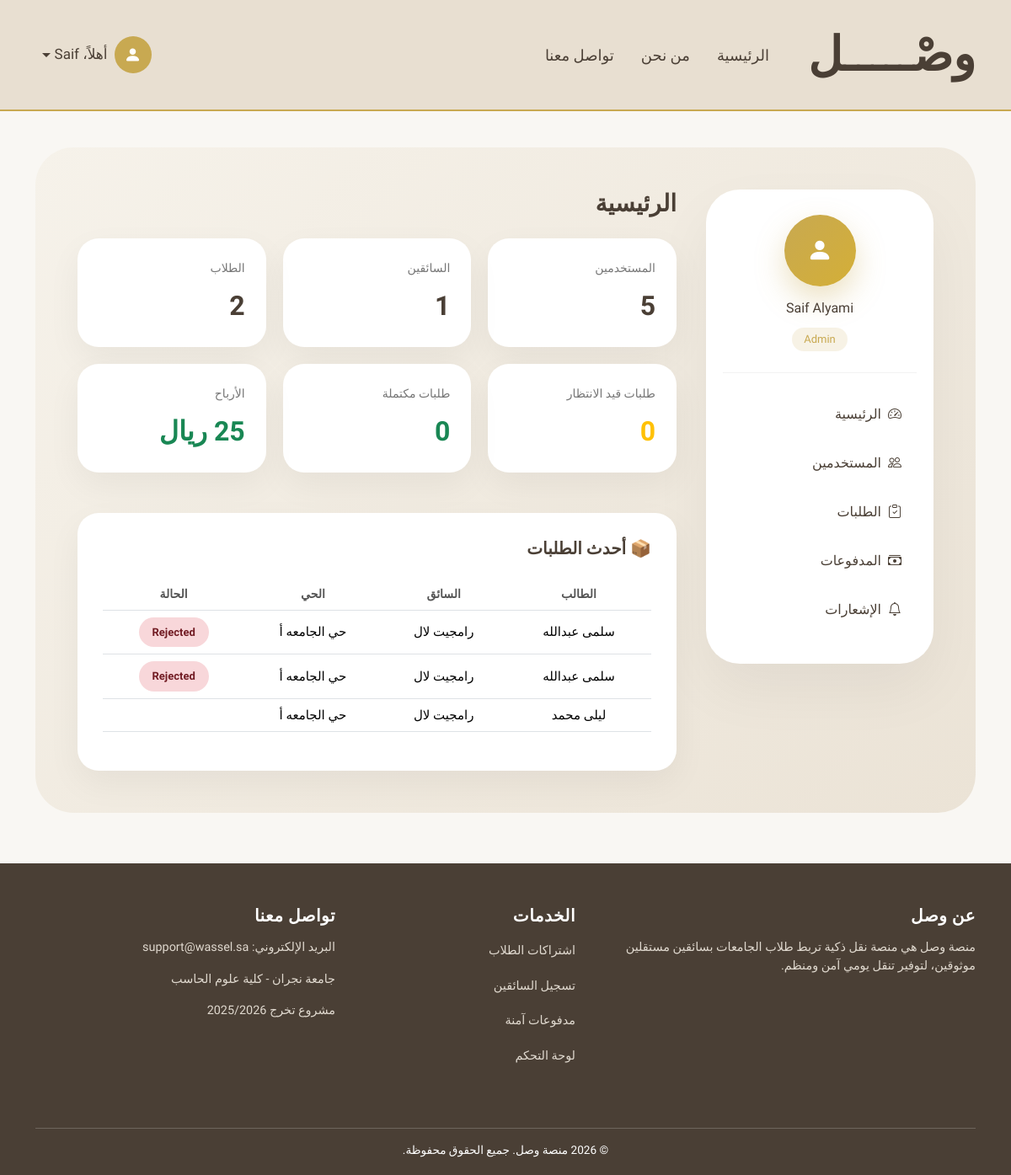
Screenshot of /admin-panel/ (signed in) with the database file from the repository.
### accounts/models.py (models this page shows, shortened)
class User(AbstractUser):
    username = None  # حذفنا username رسميًا
    ROLE_CHOICES = (
        ('student', 'طالب'),
        ('driver', 'سائق'),
        ('admin', 'مدير'),  # 🔥 الجديد
    )
    STATUS_CHOICES = (
        ('active', 'Active'),
        ('banned', 'Banned'),
    )
    ADMIN_LEVELS = (
        (1, "Super Admin"),
        (2, "Manager"),
    )
    admin_level = models.IntegerField(
        choices=ADMIN_LEVELS,
        null=True,
        blank=True
    )
    email = models.EmailField(unique=True)
    role = models.CharField(
        max_length=20,
        choices=ROLE_CHOICES,
        default='student'
    )
    phone = models.CharField(max_length=20)
    city = models.ForeignKey(
        City,
        on_delete=models.PROTECT,
        related_name="users",
        verbose_name="المدينة"
    )
    status = models.CharField(
        max_length=20,
        choices=STATUS_CHOICES,
        default='active'
    )
    USERNAME_FIELD = "email"
    REQUIRED_FIELDS = ["first_name", "last_name", "phone"]
    objects = CustomUserManager()
    @property
    def full_name(self):
        return f"{self.first_name} {self.last_name}"

### subscriptions/models.py (models this page shows, shortened)
class SubscriptionRequest(models.Model):
    STATUS_CHOICES = (
        ("pending", "Pending"),
        ("approved", "Approved"),
        ("rejected", "Rejected"),
        ("cancelled", "Cancelled"),
    )
    student = models.ForeignKey(
        StudentProfile,
        on_delete=models.CASCADE,
        related_name="subscription_requests"
    )
    subscription = models.ForeignKey(
        Subscription,
        on_delete=models.CASCADE,
        related_name="requests"
    )
    status = models.CharField(
        max_length=20,
        choices=STATUS_CHOICES,
        default="pending"
    )
    request_date = models.DateTimeField(auto_now_add=True)
    decision_date = models.DateTimeField(blank=True, null=True)
    price_snapshot = models.DecimalField(
        max_digits=8,
        decimal_places=2,
        blank=True,
        null=True
    )
    note = models.TextField(blank=True, null=True)
    class Meta:
        constraints = [
            models.UniqueConstraint(
                fields=["student", "subscription"],
                condition=Q(status__in=["pending", "approved"]),
                name="unique_active_subscription_request"
            )
        ]

class Subscription(models.Model):
    DURATION_CHOICES = (
        ("monthly", "شهري"),
        ("semester", "فصلي"),
    )
    STATUS_CHOICES = (
        ("active", "Active"),
        ("inactive", "Inactive"),
        ("full", "Full"),
    )
    driver = models.ForeignKey(
        DriverProfile,
        on_delete=models.CASCADE,
        related_name="subscriptions"
    )
    neighborhood = models.CharField(max_length=200)
    price = models.DecimalField(max_digits=8, decimal_places=2)
    seats = models.PositiveIntegerField()
    available_seats = models.PositiveIntegerField()
    duration = models.CharField(
        max_length=20,
        choices=DURATION_CHOICES
    )
    status = models.CharField(
        max_length=20,
        choices=STATUS_CHOICES,
        default="active"
    )
    start_date = models.DateField()
    end_date = models.DateField()
    notes = models.TextField(blank=True, null=True)
    created_at = models.DateTimeField(auto_now_add=True)

### student/models.py (models this page shows, shortened)
class StudentProfile(models.Model):
    GENDER_CHOICES = (
        ("male", "ذكر"),
        ("female", "أنثى"),
    )
    user = models.OneToOneField(
        settings.AUTH_USER_MODEL,
        on_delete=models.CASCADE,
        related_name="student_profile"
    )
    neighborhood = models.CharField(
        max_length=150
    )
    location_url = models.URLField(
        blank=True,
        null=True
    )
    university_name = models.CharField(
        max_length=150
    )
    gender = models.CharField(
        max_length=10,
        choices=GENDER_CHOICES
    )
    created_at = models.DateTimeField(auto_now_add=True)

### driver/models.py (models this page shows, shortened)
class DriverProfile(models.Model):
    VERIFICATION_STATUS = (
        ("incomplete", "Incomplete"),
        ("pending", "Pending"),
        ("approved", "Approved"),
        ("rejected", "Rejected"),
    )
    user = models.OneToOneField(
        settings.AUTH_USER_MODEL,
        on_delete=models.CASCADE,
        related_name="driver_profile"
    )
    id_document_image = models.ImageField(
        upload_to="driver_docs/%Y/%m/",
        blank=True,
        null=True
    )
    driving_license_image = models.ImageField(
        upload_to="driver_docs/%Y/%m/",
        blank=True,
        null=True
    )
    vehicle_registration_image = models.ImageField(
        upload_to="driver_vehicle/%Y/%m/",
        blank=True,
        null=True
    )
    vehicle_insurance_image = models.ImageField(
        upload_to="driver_vehicle/%Y/%m/",
        blank=True,
        null=True
    )
    vehicle_front_image = models.ImageField(
        upload_to="driver_vehicle/%Y/%m/",
        blank=True,
        null=True
    )
    vehicle_back_image = models.ImageField(
        upload_to="driver_vehicle/%Y/%m/",
        blank=True,
        null=True
    )
    vehicle_side_image = models.ImageField(
        upload_to="driver_vehicle/%Y/%m/",
        blank=True,
        null=True
    )
    vehicle_model = models.CharField(
        max_length=100,
        blank=True,
        null=True
    )
    verification_status = models.CharField(
        max_length=20,
        choices=VERIFICATION_STATUS,
        default="incomplete"
    )
    rejection_reason = models.TextField(
        blank=True,
        null=True
    )
    submitted_at = models.DateTimeField(auto_now_add=True)
    updated_at = models.DateTimeField(auto_now=True)
    reviewed_at = models.DateTimeField(blank=True, null=True)

### admin_panel/decorators.py (the view)
        def wrapper(request, *args, **kwargs):
            if request.user.role != "admin":
                return redirect("main:index")
            if request.user.admin_level not in levels:
                return redirect("main:index")
            return view_func(request, *args, **kwargs)

### admin_panel/templates/admin_panel/dashboard.html (shortened to what this page needs)
{% extends "admin_panel/admin_base.html" %}
{% block admin_content %}
<h3 class="mb-4 fw-bold">الرئيسية</h3>
<div class="stats-grid mb-5">
<div class="stat-card">
    <div class="stat-title">المستخدمين</div>
    <div class="stat-number">{{ users_count }}</div>
</div>
<div class="stat-card">
    <div class="stat-title">السائقين</div>
    <div class="stat-number">{{ drivers_count }}</div>
</div>
<div class="stat-card">
    <div class="stat-title">الطلاب</div>
    <div class="stat-number">{{ students_count }}</div>
</div>
<div class="stat-card">
    <div class="stat-title">طلبات قيد الانتظار</div>
    <div class="stat-number text-warning">{{ pending_requests }}</div>
</div>
<div class="stat-card">
    <div class="stat-title">طلبات مكتملة</div>
    <div class="stat-number text-success">{{ completed_requests }}</div>
</div>
<div class="stat-card">
    <div class="stat-title">الأرباح</div>
    <div class="stat-number text-success">{{ total_earnings }} ريال</div>
</div>
</div>
<div class="table-card">
<h5 class="fw-bold mb-4">📦 أحدث الطلبات</h5>
<div class="table-responsive">
    <table class="table align-middle text-center">
        <thead>
            <tr>
                <th>الطالب</th>
                <th>السائق</th>
                <th>الحي</th>
                <th>الحالة</th>
            </tr>
        </thead>
        <tbody>
            {% for req in latest_requests %}
            <tr>
                <td>{{ req.student.user.full_name }}</td>
                <td>{{ req.subscription.driver.user.full_name }}</td>
                <td>{{ req.subscription.neighborhood }}</td>
                <td>
                    {% if req.status == "pending" %}
                        <span class="badge-status pending">Pending</span>
                    {% elif req.status == "approved" %}
                        <span class="badge-status approved">Approved</span>
                    {% elif req.status == "rejected" %}
                        <span class="badge-status rejected">Rejected</span>
                    {% endif %}
                </td>
            </tr>
            {% empty %}
            <tr>
                <td colspan="4" class="text-muted">
                    لا توجد طلبات حالياً
                </td>
            </tr>
            {% endfor %}
        </tbody>
    </table>
</div>
</div>
{% endblock %}

### admin_panel/templates/admin_panel/admin_base.html (shortened to what this page needs)
{% extends "base.html" %}
{% block content %}
<div class="driver-page-bg">
    <div class="driver-layout">
    <div class="driver-sidebar d-none d-lg-block">
        <div class="driver-profile-box">
            <div class="driver-avatar">
                <i class="bi bi-person-fill"></i>
            </div>
            <h6 class="mt-3 mb-1">{{ user.full_name }}</h6>
            <span class="driver-status">Admin</span>
        </div>
        <a href="{% url 'admin_panel:dashboard' %}" class="driver-link">
            <i class="bi bi-speedometer2 me-2"></i>
            الرئيسية
        </a>
        <a href="{% url 'admin_panel:users' %}" class="driver-link">
            <i class="bi bi-people me-2"></i>
            المستخدمين
        </a>
        <a href="{% url 'admin_panel:requests' %}" class="driver-link">
            <i class="bi bi-clipboard-check me-2"></i>
            الطلبات
        </a>
        <a href="{% url 'admin_panel:payments' %}" class="driver-link">
            <i class="bi bi-cash-stack me-2"></i>
            المدفوعات
        </a>
        <a href="#" class="driver-link">
            <i class="bi bi-bell me-2"></i>
            الإشعارات
        </a>
    </div>
    <div class="driver-content">
        {% block admin_content %}{% endblock %}
    </div>
</div>
</div>
{% endblock %}

### templates/base.html (shortened to what this page needs)
{% load static %}
<!DOCTYPE html>
<html lang="ar" dir="rtl">
<head>
    <link href="https://cdn.jsdelivr.net/npm/bootstrap-icons/font/bootstrap-icons.css" rel="stylesheet">
    <link href="https://cdn.jsdelivr.net/npm/bootstrap@5.3.2/dist/css/bootstrap.rtl.min.css" rel="stylesheet">
</head>
<body>
    <nav class="navbar navbar-expand-lg fixed-top custom-navbar">
        <div class="container">
            <a class="navbar-brand" href="{% url 'main:index' %}">وصْـــــل</a>
            <div class="collapse navbar-collapse" id="navbarNav">
                <ul class="navbar-nav align-items-center me-auto">
                    <li class="nav-item mx-2">
                        <a class="nav-link {% if request.resolver_match.url_name == 'index' %}active-link{% endif %}"
                            href="{% url 'main:index' %}">
                            الرئيسية
                        </a>
                    </li>
                    <li class="nav-item mx-2">
                        <a class="nav-link {% if request.resolver_match.url_name == 'about' %}active-link{% endif %}"
                            href="{% url 'main:about' %}">
                            من نحن
                        </a>
                    </li>
                    <li class="nav-item mx-2">
                        <a class="nav-link {% if request.resolver_match.url_name == 'contact' %}active-link{% endif %}"
                            href="{% url 'main:contact' %}">
                            تواصل معنا
                        </a>
                    </li>
                </ul>
                <ul class="navbar-nav align-items-center">
                    {% if user.is_authenticated %}
                    <li class="nav-item dropdown user-dropdown">
                        <a class="nav-link dropdown-toggle d-flex align-items-center user-trigger" href="#"
                            role="button" data-bs-toggle="dropdown" aria-expanded="false">
                            <div class="user-icon">
                                <i class="bi bi-person-fill"></i>
                            </div>
                            <span class="user-name ms-2">
                                أهلاً، {{ user.first_name }}
                            </span>
                        </a>
                    </li>
                    {% endif %}
                </ul>
            </div>
        </div>
    </nav>
    <main class="container">
                    {% block content %}
                    {% endblock %}
    </main>
    <footer>
        <div class="container">
            <div class="row">
                <div class="col-md-5 mb-4">
                    <h5>عن وصل</h5>
                    <p>
                        منصة وصل هي منصة نقل ذكية تربط طلاب الجامعات
                        بسائقين مستقلين موثوقين، لتوفير تنقل يومي آمن ومنظم.
                    </p>
                </div>
                <div class="col-md-3 mb-4">
                    <h5>الخدمات</h5>
                    <ul class="list-unstyled">
                        <li><a href="#">اشتراكات الطلاب</a></li>
                        <li><a href="#">تسجيل السائقين</a></li>
                        <li><a href="#">مدفوعات آمنة</a></li>
                        <li><a href="#">لوحة التحكم</a></li>
                    </ul>
                </div>
                <div class="col-md-4 mb-4">
                    <h5>تواصل معنا</h5>
                    <p>البريد الإلكتروني: support@wassel.sa</p>
                    <p>جامعة نجران - كلية علوم الحاسب</p>
                    <p>مشروع تخرج 2025/2026</p>
                </div>
            </div>
            <div class="footer-bottom">
                © 2026 منصة وصل. جميع الحقوق محفوظة.
            </div>
        </div>
    </footer>
</body>
</html>

### rows the page displays
User: first_name "Saif", full_name "Saif Alyami"
SubscriptionRequest: student.user.full_name "سلمى عبدالله", subscription.driver.user.full_name "رامجيت لال", subscription.neighborhood "حي الجامعه أ", status "Rejected"
SubscriptionRequest: student.user.full_name "سلمى عبدالله", subscription.driver.user.full_name "رامجيت لال", subscription.neighborhood "حي الجامعه أ", status "Rejected"
SubscriptionRequest: student.user.full_name "ليلى محمد", subscription.driver.user.full_name "رامجيت لال", subscription.neighborhood "حي الجامعه أ"

### other values shown
{{ users_count }} "5"
{{ drivers_count }} "1"
{{ students_count }} "2"
{{ pending_requests }} "0"
{{ completed_requests }} "0"
{{ total_earnings }} "25"
